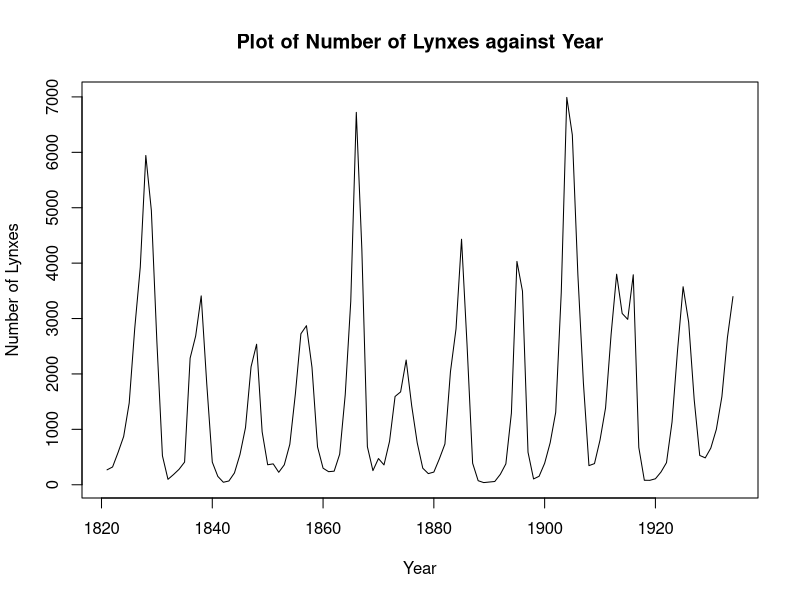
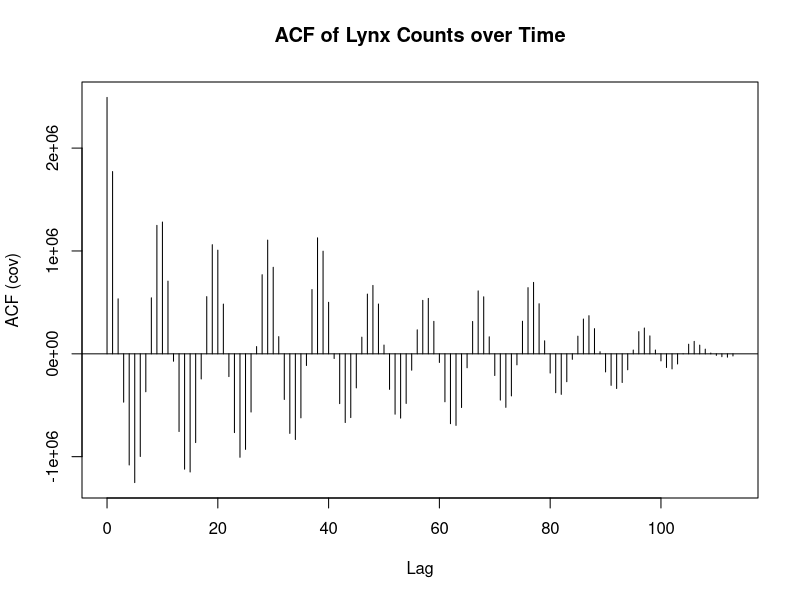
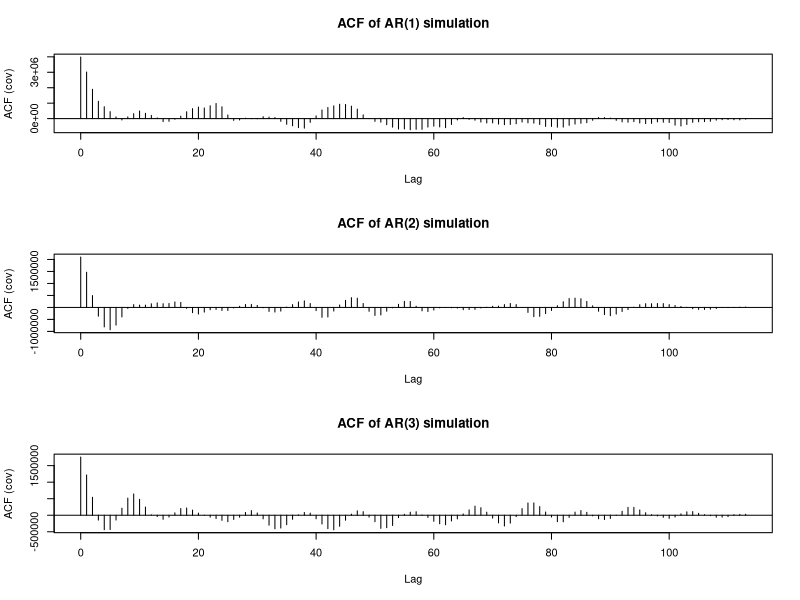
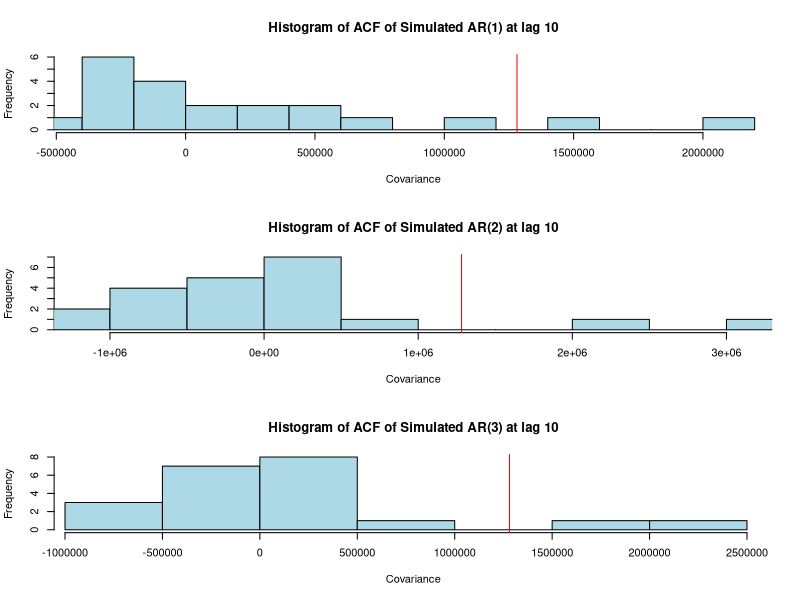

Write the R code that produced these figures, in order.
## ---- chunk 1
knitr::opts_chunk$set(echo = FALSE)
## ---- chunk 2
data(lynx)
years <- 1821:1934

plot(lynx, xlab = "Year", ylab = "Number of Lynxes",
     main = "Plot of Number of Lynxes against Year")
## ---- chunk 3
acf(lynx, years, type = "covariance", main = "ACF of Lynx Counts over Time")
## ---- chunk 4
library(knitr)
lynx.ar.1 <- ar.ols(lynx, aic = FALSE, order.max = 1, demean = FALSE, intercept = TRUE)
lynx.ar.2 <- ar.ols(lynx, aic = FALSE, order.max = 2, demean = FALSE, intercept = TRUE)
lynx.ar.3 <- ar.ols(lynx, aic = FALSE, order.max = 3, demean = FALSE, intercept = TRUE)

results <- matrix(nrow = 3, ncol = 4)
colnames(results) <- c("Intercept", "X(t-1)", "X(t-2)", "X(t-3)")
rownames(results) <- c("AR(1)", "AR(2)", "AR(3)")
results[1, 1] <- lynx.ar.1$x.intercept
results[1, 2] <- lynx.ar.1$ar[1]
results[2, 1] <- lynx.ar.2$x.intercept
results[2, 2:3] <- lynx.ar.2$ar[1:2]
results[3, 1] <- lynx.ar.3$x.intercept
results[3, 2:4] <- lynx.ar.3$ar[1:3]
kable(results, digits = 3,
      caption = "Coefficients of AR(p) models")
## ---- chunk 5
sim.ar.1 <- function(mdl, x.start, n) {
    x <- vector(length = n)

    # Initial values
    x[1] <- x.start

    # Resampled innovation
    epsilon <- sample(mdl$resid[-1], replace = TRUE, size = n-1)

    # Simulate rest of AR
    for (i in 2:n) {
        x[i] <- mdl$x.intercept + mdl$ar[1] * x[i - 1] + epsilon[i - 1]
    }

    return(x)
}

ar.1.estimator <- function(x) {
    # Fit an AR(1) model to the simulated data
    ar.1.fit <- ar.ols(x, aic = FALSE, order.max = 1, demean = FALSE, intercept = TRUE)

    # Return the coefficients
    return(c(a = ar.1.fit$x.intercept,
             b1 = ar.1.fit$ar[1]))
}

n <- length(years)
lynx.ar.1.fits <- replicate(100, ar.1.estimator(sim.ar.1(lynx.ar.1, lynx[1], n)))

results <- apply(lynx.ar.1.fits, 1, sd)
names(results) <- c("Intercept", "X(t - 1)")
kable(results, digits = 3, col.names = "Coefficient",
      caption = "Standard Error of Coefficients for AR(1) model")
## ---- chunk 6
sim.ar.2 <- function(mdl, x.start, n) {
    x <- vector(length = n)

    # Initial values
    x[1:2] <- x.start[1:2]

    # Resampled innovation
    epsilon <- sample(mdl$resid[-c(1:2)], replace = TRUE, size = n-2)

    # Simulate rest of AR
    for (i in 3:n) {
        x[i] <- mdl$x.intercept + mdl$ar[1] * x[i - 1] + mdl$ar[2] * x[i - 2] + epsilon[i - 2]
    }

    return(x)
}

ar.2.estimator <- function(x) {
    # Fit an AR(2) model to the simulated data
    ar.2.fit <- ar.ols(x, aic = FALSE, order.max = 2, demean = FALSE, intercept = TRUE)

    # Return the coefficients
    return(c(a = ar.2.fit$x.intercept,
             b1 = ar.2.fit$ar[1],
             b2 = ar.2.fit$ar[2]))
}

n <- length(years)
lynx.ar.2.fits <- replicate(100, ar.2.estimator(sim.ar.2(lynx.ar.2, lynx[1:2], n)))

results <- apply(lynx.ar.2.fits, 1, sd)
names(results) <- c("Intercept", "X(t - 1)", "X(t - 2)")
kable(results, digits = 3, col.names = "Coefficient",
      caption = "Standard Error of Coefficients for AR(2) model")
## ---- chunk 7
sim.ar.3 <- function(mdl, x.start, n) {
    x <- vector(length = n)

    # Initial values
    x[1:3] <- x.start[1:3]

    # Resampled innovation
    epsilon <- sample(mdl$resid[-c(1:3)], replace = TRUE, size = n-3)

    # Simulate rest of AR
    for (i in 4:n) {
        x[i] <- mdl$x.intercept + mdl$ar[1] * x[i - 1] + mdl$ar[2] * x[i - 2] + mdl$ar[3] * x[i - 3] + epsilon[i - 3]
    }

    return(x)
}

ar.3.estimator <- function(x) {
    # Fit an AR(3) model to the simulated data
    ar.3.fit <- ar.ols(x, aic = FALSE, order.max = 3, demean = FALSE, intercept = TRUE)

    # Return the coefficients
    return(c(a = ar.3.fit$x.intercept,
             b1 = ar.3.fit$ar[1],
             b2 = ar.3.fit$ar[2],
             b3 = ar.3.fit$ar[3]))
}

n <- length(years)
lynx.ar.3.fits <- replicate(100, ar.3.estimator(sim.ar.3(lynx.ar.3, lynx[1:3], n)))

results <- apply(lynx.ar.3.fits, 1, sd)
names(results) <- c("Intercept", "X(t - 1)", "X(t - 2)", "X(t - 3)")
kable(results, digits = 3, col.names = "Coefficient",
      caption = "Standard Error of Coefficients for AR(3) model")
## ---- chunk 8
lynx.ar.2.ar.3.fits <- replicate(100, ar.3.estimator(sim.ar.2(lynx.ar.2, lynx[1:2], n)))
b3.star <- lynx.ar.2.ar.3.fits["b3", ]
kable(as.array(summary(b3.star)), digits = 3,
      col.names = c("Statistic", "Value"),
      caption = "Summary statistics of b3.star")
kable(as.array(summary(abs(b3.star))), digits = 3,
      col.names = c("Statistic", "Value"),
      caption = "Summary statistics of abs(b3.star)")
## ---- chunk 9
b3.hat <- lynx.ar.3$ar[3]
mean(abs(b3.hat) >= abs(b3.star))
## ---- chunk 10
# Reuse lynx.ar.3.fits as it is the same simulation of refitting an AR(3)
# to 100 simulated runs of an AR(3)
ar.3.CI <- apply(lynx.ar.3.fits, 1, quantile, prob = c(0.025, 0.975))[, "b3"]
names(ar.3.CI) <- c("Lower", "Upper")

kable(ar.3.CI, col.names = "Coefficient",
      caption = "95% Confidence Interval for b3")
## ---- chunk 11
par(mfrow = c(3, 1))
lynx.ar.1.sim <- sim.ar.1(lynx.ar.1, lynx[1], n)
acf(lynx.ar.1.sim, type = "covariance", main = "ACF of AR(1) simulation", lag.max = n)

lynx.ar.2.sim <- sim.ar.2(lynx.ar.2, lynx[1:2], n)
acf(lynx.ar.2.sim, type = "covariance", main = "ACF of AR(2) simulation", lag.max = n)

lynx.ar.3.sim <- sim.ar.3(lynx.ar.3, lynx[1:3], n)
acf(lynx.ar.3.sim, type = "covariance", main = "ACF of AR(3) simulation", lag.max = n)
## ---- chunk 12
lynx.actual.cov <- acf(lynx, years, type = "covariance", plot = FALSE)[["acf"]][11]
lynx.ar.1.sims <- replicate(100, sim.ar.1(lynx.ar.1, lynx[1], n))
lynx.ar.1.lags <- apply(lynx.ar.1.sims, 2, function(x) acf(x, type = "covariance", plot = FALSE)$acf)
hist(lynx.ar.1.lags[, 10 + 1], col = "lightblue", breaks = 10,
     xlim = c(min(lynx.ar.1.lags[, 11]), max(lynx.ar.1.lags[, 11], lynx.actual.cov)),
     xlab = "Covariance", main = "Histogram of ACF of Simulated AR(1) at lag 10")
abline(v = lynx.actual.cov, col = "red")
## ---- chunk 13
lynx.ar.2.sims <- replicate(100, sim.ar.2(lynx.ar.2, lynx[1:2], n))
lynx.ar.2.lags <- apply(lynx.ar.2.sims, 2, function(x) acf(x, type = "covariance", plot = FALSE)$acf)
hist(lynx.ar.2.lags[, 10 + 1], col = "lightblue", breaks = 10,
     xlim = c(min(lynx.ar.2.lags[, 11]), max(lynx.ar.2.lags[, 11], lynx.actual.cov)),
     xlab = "Covariance", main = "Histogram of ACF of Simulated AR(2) at lag 10")
abline(v = lynx.actual.cov, col = "red")
## ---- chunk 14
lynx.ar.3.sims <- replicate(100, sim.ar.3(lynx.ar.3, lynx[1:3], n))
lynx.ar.3.lags <- apply(lynx.ar.3.sims, 2, function(x) acf(x, type = "covariance", plot = FALSE)$acf)
hist(lynx.ar.3.lags[, 10 + 1], col = "lightblue", breaks = 10,
     xlim = c(min(lynx.ar.3.lags[, 11]), max(lynx.ar.3.lags[, 11], lynx.actual.cov)),
     xlab = "Covariance", main = "Histogram of ACF of Simulated AR(3) at lag 10")
abline(v = lynx.actual.cov, col = "red")
